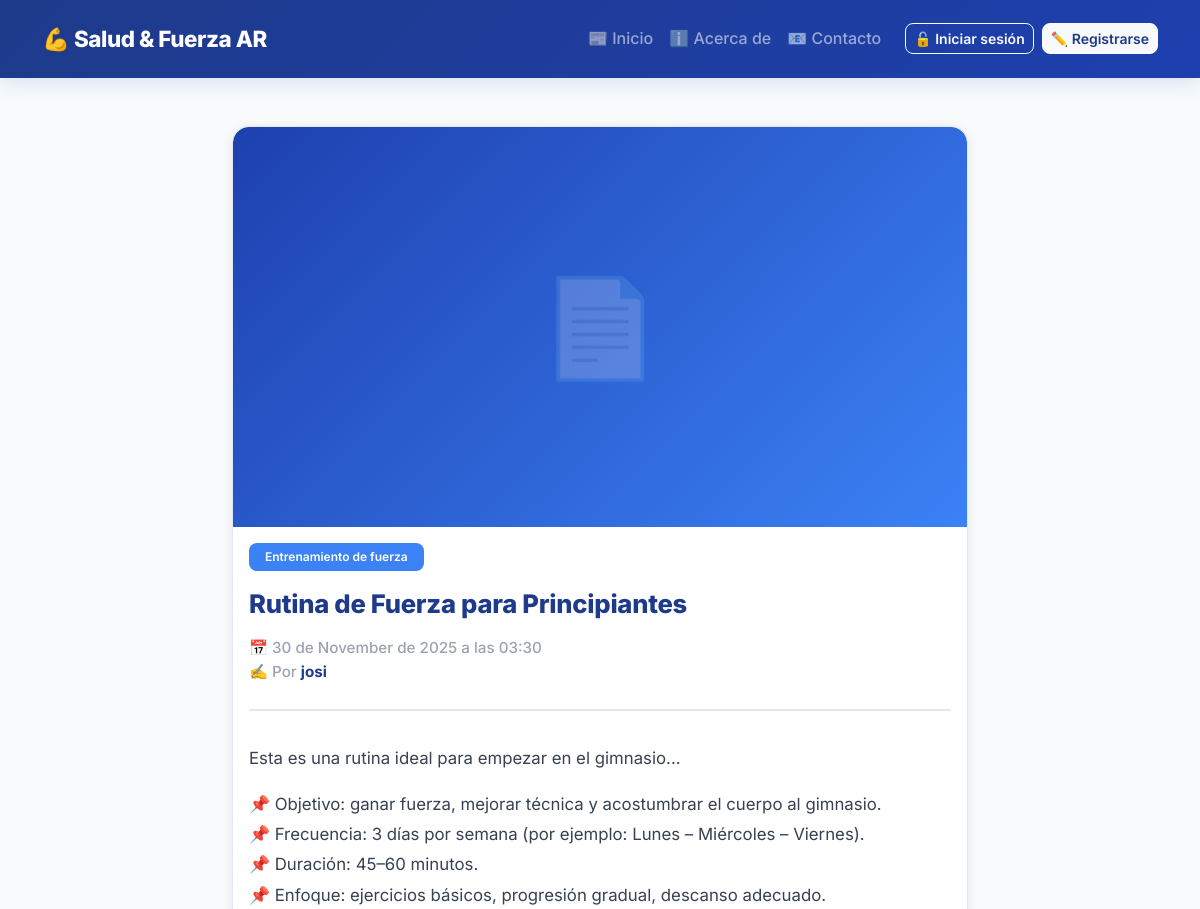
The app's page /post/rutina-de-fuerza-para-principiantes/ (upper part), older data.
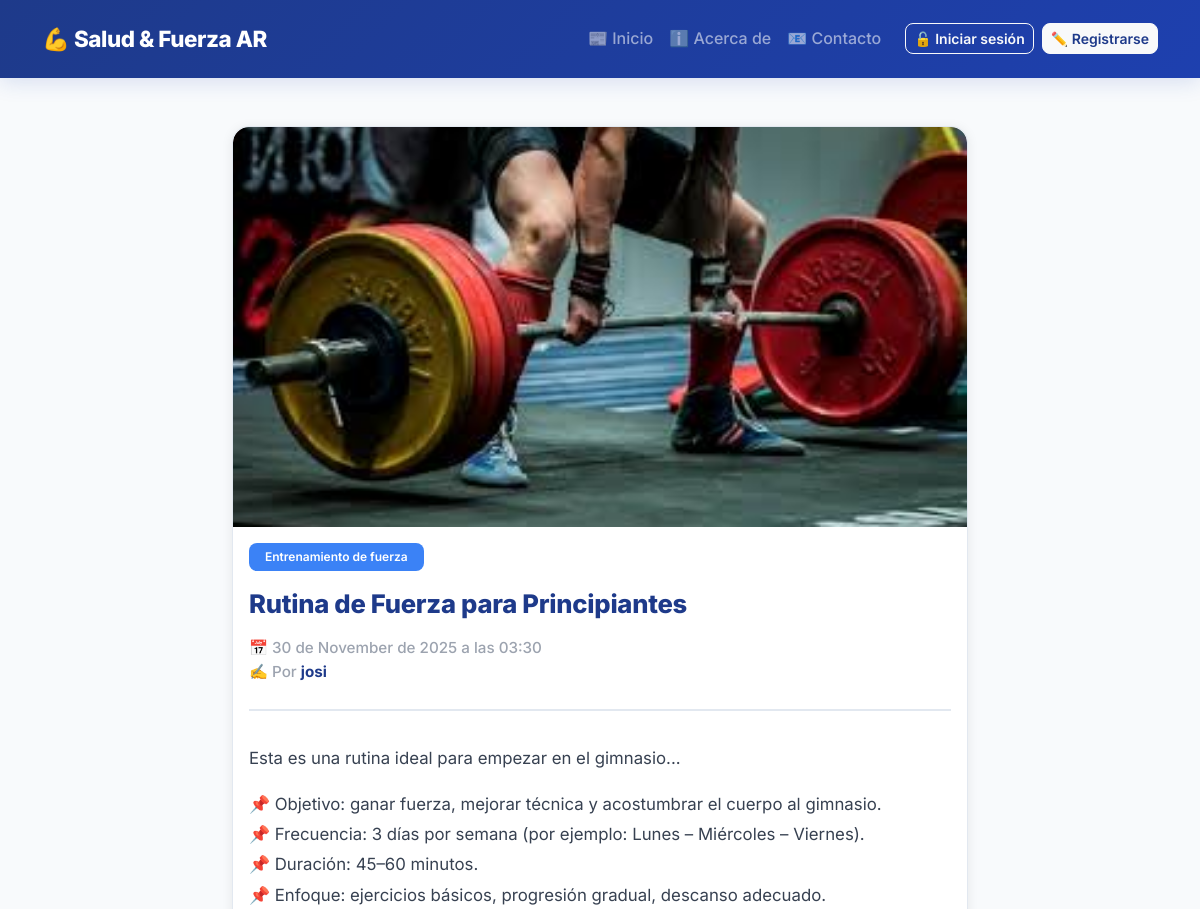
The same page, newer data.
### blog/models.py (models this page shows, shortened)
class Post(models.Model):
    title = models.CharField(max_length=200)
    slug = models.SlugField(unique=True, blank=True)
    category = models.ForeignKey(Category, on_delete=models.CASCADE, related_name='posts')
    author = models.ForeignKey(User, on_delete=models.CASCADE, related_name='posts')
    content = models.TextField()
    image = models.ImageField(upload_to='posts/', blank=True, null=True, help_text="Imagen principal del artículo")
    created_at = models.DateTimeField(auto_now_add=True)
    updated_at = models.DateTimeField(auto_now=True)
    is_published = models.BooleanField(default=True)
    class Meta:
        verbose_name_plural = "Posts"
        ordering = ['-created_at']

class Category(models.Model):
    name = models.CharField(max_length=100, unique=True)
    slug = models.SlugField(unique=True, blank=True)
    class Meta:
        verbose_name_plural = "Categorías"
        ordering = ['name']

### blog/views.py (the view)
# urls.py: path('post/<slug:slug>/', views.post_detail, name='post_detail'),
def post_detail(request, slug):
    post = get_object_or_404(Post, slug=slug, is_published=True)
    comments = post.comments.filter(is_active=True).order_by('created_at')
    if request.method == 'POST':
        if not request.user.is_authenticated:
            messages.error(request, 'Debes iniciar sesión para comentar.')
            return redirect('login')
        form = CommentForm(request.POST)
        if form.is_valid():
            comment = form.save(commit=False)
            comment.post = post
            comment.author = request.user
            comment.save()
            messages.success(request, 'Tu comentario fue publicado.')
            return redirect(post.get_absolute_url())
    else:
        form = CommentForm()
    return render(request, 'blog/post_detail.html', {'post': post, 'comments': comments, 'form': form})

### blog/templates/blog/post_detail.html (shortened to what this page needs)
{% extends "blog/base.html" %}
{% block content %}
  <div class="row justify-content-center">
    <div class="col-lg-8">
      <div class="card card-post mb-4">
        {% if post.image %}
          <div style="width: 100%; height: 400px; overflow: hidden; border-radius: 1rem 1rem 0 0;">
            <img src="{{ post.image.url }}" alt="{{ post.title }}" class="card-post-image" style="width: 100%; height: 100%; object-fit: cover;">
          </div>
        {% else %}
          <div style="width: 100%; height: 400px; background: linear-gradient(135deg, #1e40af 0%, #3b82f6 100%); border-radius: 1rem 1rem 0 0; display: flex; align-items: center; justify-content: center;">
            <span style="font-size: 6rem; opacity: 0.2;">📄</span>
          </div>
        {% endif %}
        <div class="card-body">
          <div class="d-flex align-items-center justify-content-between mb-3">
            <div>
              {% if post.category %}
                <span class="badge bg-primary">
                  {{ post.category.name }}
                </span>
              {% endif %}
            </div>
          </div>
          <h1 class="card-title mb-3">{{ post.title }}</h1>
          <div style="border-bottom: 2px solid #e2e8f0; padding-bottom: 1.5rem; margin-bottom: 2rem;">
            <p class="text-muted-date mb-0">
              📅 {{ post.created_at|date:"d \d\e F \d\e Y" }} a las {{ post.created_at|date:"H:i" }}<br>
              ✍️ Por <strong style="color: var(--primary-dark);">{{ post.author.username }}</strong>
            </p>
          </div>
          <div class="card-text" style="font-size: 1.05rem; line-height: 1.8; color: #374151;">
            {{ post.content|linebreaks }}
          </div>
        </div>
      </div>
    </div>
  </div>
{% endblock %}

Row changes from the older to the newer data that the page shows:
changed Post "Rutina de Fuerza para Principiantes": image empty → "posts/images_1.jpg" (drawn); image: picture added
